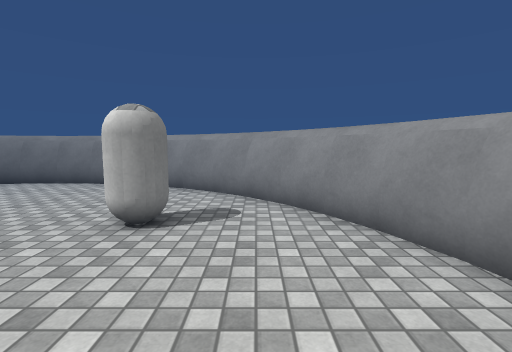
[1] (above)

16 first-person views from a walk through a scene from a Unity 3-D project. The camera is 1.3 m above the floor, tilts 6° down and sees 85° across. The floor is counted in squares, 1 m on a side. Each view is taken from the middle of a square. On the plan, view 1 faces up. The plan holds only what a view shows up to about 13 squares ahead; the rest is blank. The player character is not drawn. Surface patterns are stand-ins for the level's own textures.

[2]
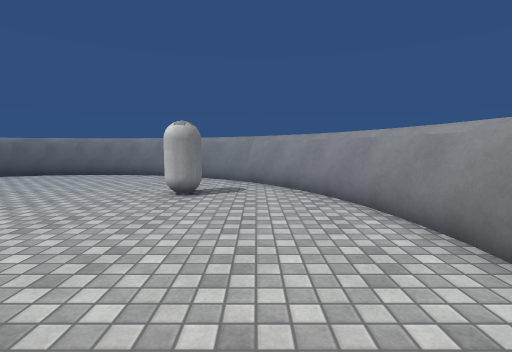

[3]
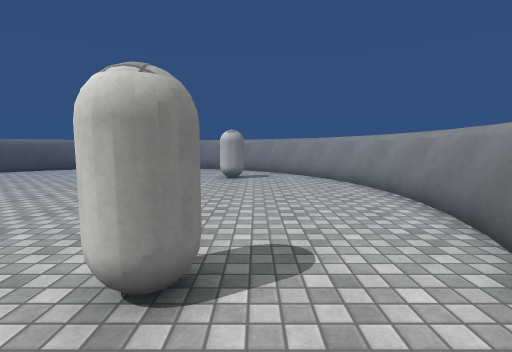

[4]
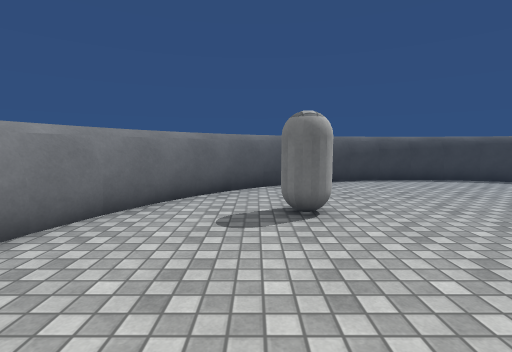

[5]
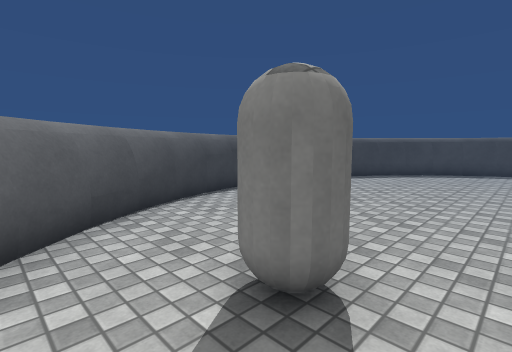

[6]
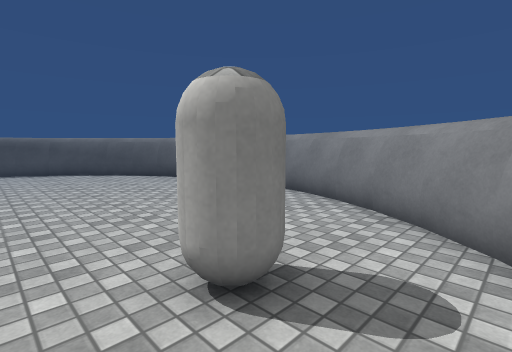

[7]
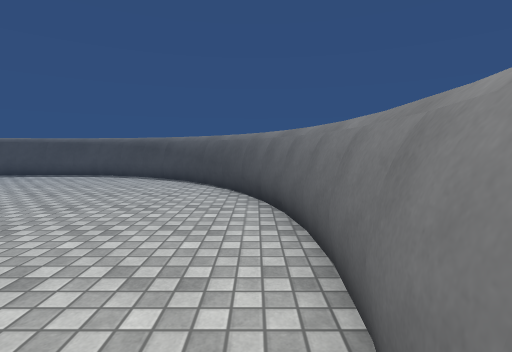

[8]
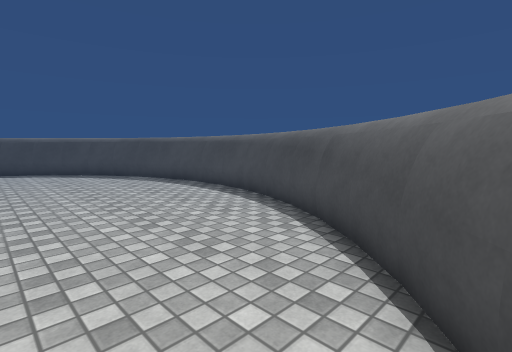

[9]
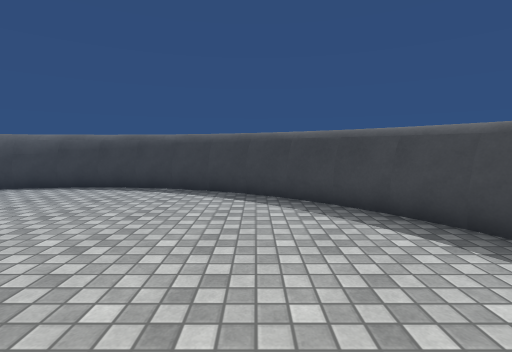

[10]
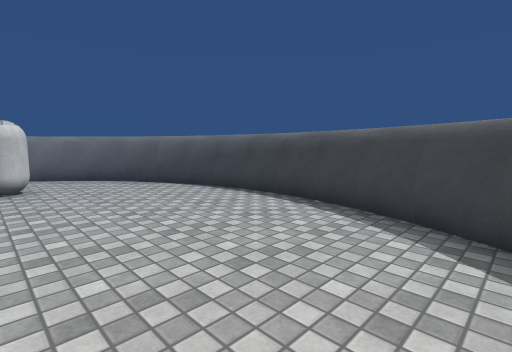

[11]
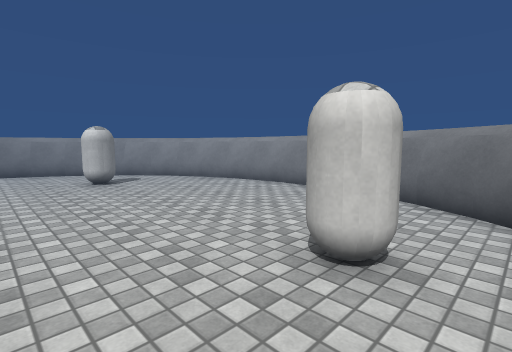

[12]
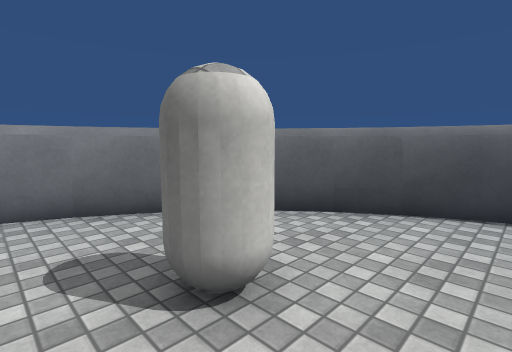

[13]
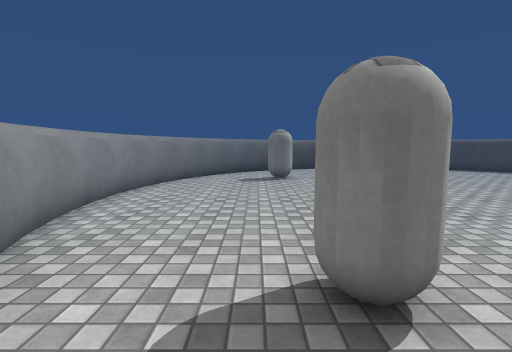

[14]
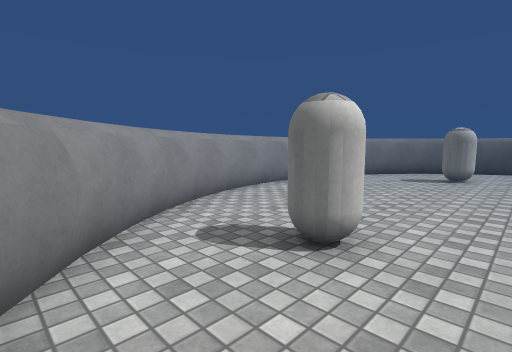

[15]
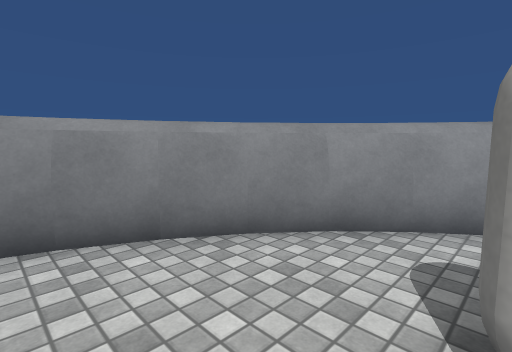

[16]
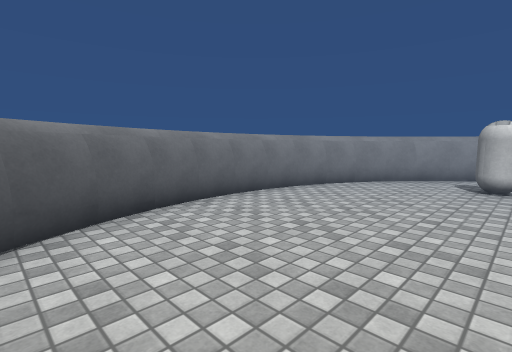

### Floor plan
Key: @ floor where view 1 was taken; # wall or solid block; . floor; O other object.
Columns run from 17 left of view 1 to 3 right of it. Each row starts with its distance up from view 1.
 10       #########
  9     ###.......###
  8    ##...........##
  7   ##.............##
  6  ##...............##
  5  #.............O...#
  4 ##.............O...##
  3 #...................#
  2 #...... ............#
  1 #...... ............#
  0 #......  ........@..#
 -1 #...... ............#
 -2 #...... ............#
 -3 #...................#
 -4 ##.............O...##
 -5  #.............O...#
 -6  ##...............##
 -7   ##.............##
 -8    ##...........##
 -9     ###.......###
-10       #########

Positions as (right, up) in squares from view 1, and headings:
1: (0, 0), facing up
2: (0, -3), facing up
3: (-1, -7), facing up
4: (-1, 1), facing down
5: (0, -3), facing down-left
6: (0, 3), facing up-left
7: (-4, 9), facing left
8: (-11, 8), facing down-left
9: (-12, -1), facing down
10: (-12, -4), facing down-right
11: (-5, -6), facing up-right
12: (-4, -3), facing down-right
13: (-1, 7), facing down
14: (-4, 8), facing down-right
15: (-4, 5), facing up-right
16: (-12, 4), facing up-right
